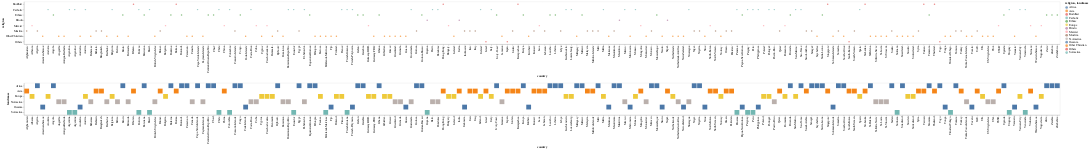

Notebook source saved alongside this figure:
### Code cell
points & bars

### Figure 1 — Vega-Lite specification as saved in the notebook (floating-point values rounded to 4 significant figures; data arrays with more than 128 entries replaced by an {"elided": "..."} marker saying what was removed)
{"config": {"view": {"continuousWidth": 400, "continuousHeight": 300}}, "vconcat": [{"mark": "circle", "encoding": {"color": {"type": "nominal", "field": "religion"}, "tooltip": [{"type": "nominal", "field": "country"}, {"type": "nominal", "field": "religion"}, {"type": "nominal", "field": "landmass"}, {"type": "nominal", "field": "language"}], "x": {"type": "nominal", "field": "country"}, "y": {"type": "nominal", "field": "religion"}}, "selection": {"selector032": {"type": "interval"}}}, {"mark": "bar", "encoding": {"color": {"type": "nominal", "field": "landmass"}, "x": {"type": "nominal", "field": "country"}, "y": {"type": "nominal", "field": "landmass"}}, "transform": [{"filter": {"selection": "selector032"}}]}], "data": {"name": "data-a9f173905d5990ab889d6231fca42e67"}, "$schema": "https://vega.github.io/schema/vega-lite/v4.8.1.json", "datasets": {"data-a9f173905d5990ab889d6231fca42e67": {"elided": "194 records"}}}
